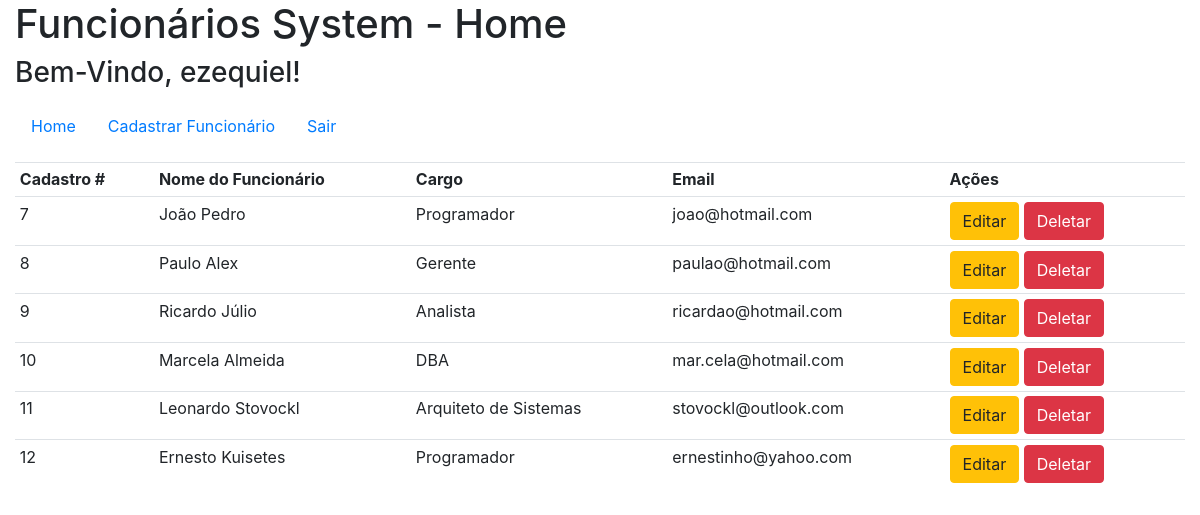
/index.php (signed in), run on the app's committed database.
### tables this page shows
CREATE TABLE `funcionarios` (
  `id_funcionario` int(11) NOT NULL,
  `nome` varchar(80) NOT NULL,
  `cargo` varchar(30) NOT NULL,
  `email` varchar(30) NOT NULL
);

### DAO.php (the view, shortened to what this page needs)
<?php
include_once 'conn.php';
function select_func()
{
	global $conn;
	$sql = "SELECT * FROM funcionarios";
	$result = mysqli_query($conn, $sql);
	if (mysqli_affected_rows($conn) > 0)
	{
		$info = '';
		$info .= '<table class="table table-hover table-sm">';
		$info .= 	'<tr>';
		$info .= 		'<th>Cadastro #</th>';
		$info .= 		'<th>Nome do Funcionário</th>';
		$info .= 		'<th>Cargo</th>';
		$info .= 		'<th>Email</th>';
		$info .= 		'<th>Ações</th>';
		$info .= 	'</tr>';
		while ($func = mysqli_fetch_assoc($result))
		{
			$info .= '<tr>';
				foreach ($func as $key => $values)
				{
					if($key == 'id_funcionario')
					{
						$id_func = $values;
					}
					$info .= '<td>'. $values . "</td>";
				}
				$info .= '<td>';
			$info .= '<a href="editar.php?id_funcionario='.$id_func.'" class="btn btn-warning">Editar</a>  ';
			$info .= '<a href="deletar.php?id_funcionario='.$id_func.'" class="btn btn-danger" onclick="return confirm(\'Tem Certeza Que Deseja Excluir Este Funcionário?\')">Deletar</a>' ;
			$info .= '</td>';
			$info .= '</tr>';
		}
		$info .= '</table>';
		return $info;
	}else{
		return '<h3>Não Há Funcionários Cadastrados</h3>';
	}
}
?>

### index.php (shortened to what this page needs)
<!DOCTYPE html>
<html lang="pt-br">
<head>
	<link rel="stylesheet" href="https://cdn.jsdelivr.net/npm/bootstrap@4.5.3/dist/css/bootstrap.min.css">
</head>
<body class="container-fluid">
	<h1>Funcionários System - Home</h1>
	<h3>Bem-Vindo, <?php echo $_SESSION['username']; ?>!</h3>
	<p><?php include_once 'menu.php'; ?></p>
	<?php
	include_once 'func.php' ;
	exibir_func();
	?>
</body>
</html>

### menu.php
<nav>
	<ul class="nav">
		<li class="nav-item"><a href="index.php" class="nav-link">Home</a></li>
		<li class="nav-item"><a href="cadastrar.php" class="nav-link">Cadastrar Funcionário</a></li>
		<li class="nav-item"><a href="logout.php" class="nav-link">Sair</a></li>
	</ul>
</nav>

### func.php (shortened to what this page needs)
<?php
include_once 'DAO.php';
function exibir_func()
{
	echo select_func();
}
?>

### data on the page
funcionarios: id_funcionario "7", nome "João Pedro", cargo "Programador", email "joao@hotmail.com"
funcionarios: id_funcionario "8", nome "Paulo Alex", cargo "Gerente", email "paulao@hotmail.com"
funcionarios: id_funcionario "9", nome "Ricardo Júlio", cargo "Analista", email "ricardao@hotmail.com"
funcionarios: id_funcionario "10", nome "Marcela Almeida", cargo "DBA", email "mar.cela@hotmail.com"
funcionarios: id_funcionario "11", nome "Leonardo Stovockl", cargo "Arquiteto de Sistemas", email "stovockl@outlook.com"
funcionarios: id_funcionario "12", nome "Ernesto Kuisetes", cargo "Programador", email "ernestinho@yahoo.com"

### other printed values
$_SESSION['username'] "ezequiel"
